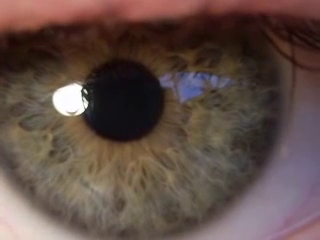
#> input picture frame 42 of 1.mp4, 320 x 240 px
$ python pupil_detector.py
#> lines starting #> are read from the running program, lines starting #| are printed output that depends on the picture; after the words box and inside, x2 and y2 are one past the last pixel; in counts of white or black regions, pixels touching at a corner belong together
#> further down, frame is the input picture: shape (240, 320, 3); mean B, G, R 69.8, 76.3, 95.4
# library files
import cv2 as cv
import numpy as np

class PupilDetector:
    def __init__(self) -> None:
        pass

    def detect(self, image_matrix, threshold_correction = 10):
        # the original image matrix in BGR color mode
#> called with threshold_correction = 10
        self.image_matrix = image_matrix

        # coverting the BGR image matrix to gray
        self.gray_matrix = cv.cvtColor(self.image_matrix, cv.COLOR_BGR2GRAY)
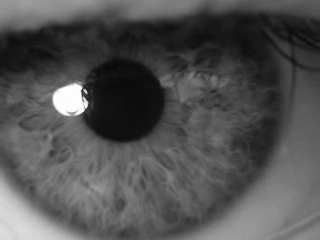
#> self.gray_matrix: shape (240, 320); min 8, max 255, mean 81.2
        self.threshold_correction = threshold_correction

        # threshold value for
        threshold = self.getMinThreshold()

        # thresholding the gray image
        thresh = self.thresholding(threshold = threshold)

        # finding the contours in the thresholded image
        contours = self.getContours(thresh)

        # the center cordinate and the radius of pupil enclosing minimum circle
        x, y, radius = self.findPupil(contours)
        return (x, y, radius), self.image_matrix

    def getMinThreshold(self):
        # the pupil is suppose to be the darkest region in the gray image
        # finding the darkest cell intensity and adding a threshold correction
        # for error in colour gradient within the pupil
        min_threshold = 255
        for i in range(len(self.gray_matrix)):
            for j in range(len(self.gray_matrix[0])):
                min_threshold = min(min_threshold, self.gray_matrix[i][j])
        return min_threshold + self.threshold_correction

    def thresholding(self, threshold = 127, maxValue = 255):
#> called with threshold = 18, maxValue = 255
        ret, thresh = cv.threshold(self.gray_matrix, threshold, maxValue, cv.THRESH_BINARY)
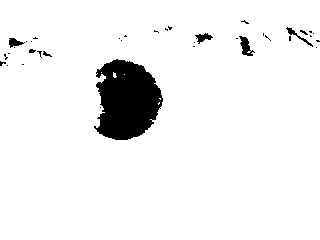
#> thresh: shape (240, 320); 93.9% white; 37 black regions (30 under 20 px)
#> ret = 18
        return thresh

    def getContours(self, thresh):
        contours, hierarchy = cv.findContours(thresh, cv.RETR_TREE, cv.CHAIN_APPROX_SIMPLE)
#> contours = 51 contours, 40 with area under 20; largest, box (x1, y1, x2, y2) and area: (0, 0, 320, 240) 76212, (93, 58, 164, 141) 4212, (238, 35, 255, 57) 182, (285, 26, 314, 48) 117, (194, 32, 214, 45) 116
        return contours

    def findPupil(self, contours):
        # Finding the max and the second max contour in terms of area
        # The second max is required as pupil is suppose to be the second max contour
        # The First max is the boundary of the image (openCV property)
        A1, A2 = cv.contourArea(contours[0]), cv.contourArea(contours[1])
#> A1 = 76212; A2 = 2
        max_area = None
        second_max = None
        if A1 >= A2:
            max_area = [A1, contours[0]]
#> max_area = 2 items, first 2: 76212, contour of 22 points, box (x1, y1, x2, y2) (0, 0, 320, 240), area 76212
            second_max = [A2, contours[1]]
#> second_max = [2, [[159, 108], [160, 107], [161, 108], [160, 109]]]
        else:
            max_area = [A2, contours[1]]
            second_max = [A1, contours[0]]

        for i in range(2, len(contours)):
            cnt = contours[i]
            area = cv.contourArea(cnt)
            if area >= max_area[0]:
                second_max = max_area
                max_area = [area, cnt]
            elif area >= second_max[0]:
                second_max = [area, cnt]
#> this loop made 49 passes
#> area on passes 4, 15, 16, 17, 32, 35, 41, 44, 47, 49: 4212, 33.5, 20.5, 29, 105, 182.5, 116.5, 26.5, 117, 20
#> after the loop, second_max = 2 items, first 2: 4212, contour of 188 points, box (x1, y1, x2, y2) (93, 58, 164, 141), area 4212

        # Approximating the pupil with a circle
        # finding it's center co-ordinate (x, y) and its radius
        (x, y), radius = cv.minEnclosingCircle(second_max[1])
#> x = 121.5; y = 99.14; radius = 41.51
        x, y, radius = int(x), int(y), int(radius)
#> x = 121; y = 99; radius = 41
        cv.circle(self.image_matrix, (x, y), radius,(255,153,153), 2)
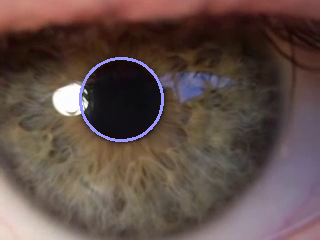
#> self.image_matrix: shape (240, 320, 3); 1.01% of pixels changed, all inside (x1, y1, x2, y2) = (79, 57, 164, 142)
        return x, y, radius

# # driver code
# image = cv.imread("IR.jpg")
# PD = PupilDetector()
# (x, y, r), pupil = PD.detect(image)
# print("x:{}, y:{}, r:{}".format(x, y, r))
# cv.imshow("final", pupil)
# cv.waitKey(0)

# video driver code
# pupil video credit: https://youtu.be/vAgGeLJ37iU
cap = cv.VideoCapture('1.mp4')
PD = PupilDetector()
status = True
radius = None
font = cv.FONT_HERSHEY_SIMPLEX
org = (180, 220)
fontScale = 1
thickness = 2
while cap.isOpened():
    ret, frame = cap.read()
    # check whether ther is any frame to read or not
    if ret:
        (x, y, r), pupil = PD.detect(frame)
#> in detect, `x, y, radius = self.findPupil(contours)`: x = 121; y = 99; radius = 41
#> x = 121; y = 99; r = 41
        if status:
            radius = r
#> radius = 41
            status = False
        if abs(r - radius) >= 10:
            cv.putText(pupil, 'No Pupil', org, font, fontScale, (255, 255, 255), thickness, cv.LINE_AA)
        else:
            cv.putText(pupil, 'Pupil', org, font, fontScale, (255, 255, 255), thickness, cv.LINE_AA)
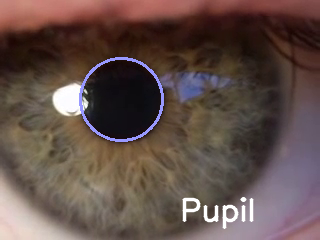
#> pupil: shape (240, 320, 3); 1.25% of pixels changed, all inside (x1, y1, x2, y2) = (182, 197, 254, 230)
        cv.imshow("Pupil detection", pupil)
    else:
        break
    if cv.waitKey(1) & 0xFF == ord('q'):
#> (key q is pressed here)
        break
cap.release()
cv.destroyAllWindows()

$ run again, starting later in the video
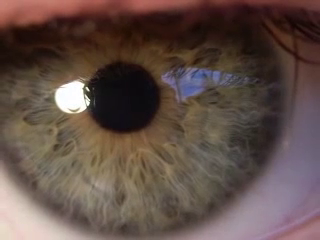
#> input picture frame 191 of 1.mp4, 320 x 240 px
#> frame is the input picture: shape (240, 320, 3); mean B, G, R 71.3, 78.2, 96.7
#> in thresholding, `ret, thresh = cv.threshold(self.gray_matrix, threshold, maxValue, cv.T..`:
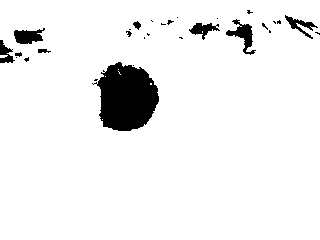
#> thresh: shape (240, 320); 93.7% white; 29 black regions (19 under 20 px)
#> ret = 19
#> in getContours, `contours, hierarchy = cv.findContours(thresh, cv.RETR_TREE, cv.CHAIN_A..`: contours = 42 contours, 28 with area under 20; largest, box (x1, y1, x2, y2) and area: (0, 0, 320, 240) 76015, (96, 61, 160, 132) 3330, (225, 18, 257, 56) 451, (13, 27, 46, 45) 374, (284, 14, 319, 40) 292
#> A1 = 11; A2 = 76015
#> max_area = 2 items, first 2: 76015, contour of 51 points, box (x1, y1, x2, y2) (0, 0, 320, 240), area 76015
#> the loop in findPupil, `for i in range(2, len(contours)):` made 40 passes
#> area on passes 7, 13, 15, 16, 21, 24, 26, 27: 3330.5, 21.5, 32, 53, 29.5, 374, 24, 271
#> after the loop in findPupil, `for i in range(2, len(contours)):`: second_max = 2 items, first 2: 3330.5, contour of 118 points, box (x1, y1, x2, y2) (96, 61, 160, 132), area 3330
#> in findPupil, `(x, y), radius = cv.minEnclosingCircle(second_max[1])`: x = 123; y = 96.85; radius = 36.2
#> in findPupil, `x, y, radius = int(x), int(y), int(radius)`: y = 96; radius = 36
#> self.image_matrix: shape (240, 320, 3); 0.87% of pixels changed, all inside (x1, y1, x2, y2) = (86, 59, 161, 134)
#> in detect, `x, y, radius = self.findPupil(contours)`: x = 123; y = 96; radius = 36
#> `(x, y, r), pupil = PD.detect(frame)`: x = 123; y = 96; r = 36
#> `cv.putText(pupil, 'Pupil', org, font, fontScale, (255, 255, 255), thic..`:
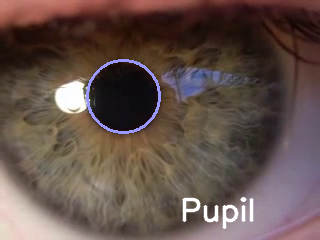
#> pupil: shape (240, 320, 3); mean B, G, R 74.5, 80.5, 98.7

$ run again, starting later in the video
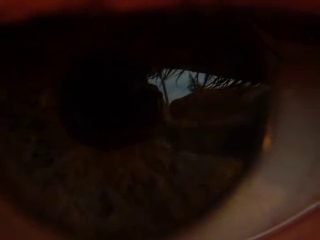
#> input picture frame 340 of 1.mp4, 320 x 240 px
#> frame is the input picture: shape (240, 320, 3); mean B, G, R 8.9, 13.4, 26.8
#> in thresholding, `ret, thresh = cv.threshold(self.gray_matrix, threshold, maxValue, cv.T..`:
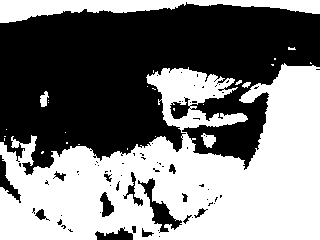
#> thresh: shape (240, 320); 49.5% white; 26 white regions (20 under 20 px)
#> ret = 10
#> in getContours, `contours, hierarchy = cv.findContours(thresh, cv.RETR_TREE, cv.CHAIN_A..`: contours = 129 contours, 109 with area under 20; largest, box (x1, y1, x2, y2) and area: (0, 63, 320, 240) 35146, (0, 0, 320, 23) 3139, (137, 177, 183, 233) 754, (169, 97, 191, 120) 292, (99, 191, 115, 218) 230
#> A1 = 3; A2 = 0
#> in findPupil, `second_max = [A2, contours[1]]`: second_max = [0, [[127, 148], [127, 149]]]
#> the loop in findPupil, `for i in range(2, len(contours)):` made 127 passes
#> area on passes 6, 14, 17, 21, 27, 29, 32, 35: 115.5, 72, 24, 35146, 69.5, 34.5, 25.5, 39
#> after the loop in findPupil, `for i in range(2, len(contours)):`: max_area = 2 items, first 2: 35146, contour of 869 points, box (x1, y1, x2, y2) (0, 63, 320, 240), area 35146; second_max = 2 items, first 2: 3139, contour of 142 points, box (x1, y1, x2, y2) (0, 0, 320, 23), area 3139
#> in findPupil, `(x, y), radius = cv.minEnclosingCircle(second_max[1])`: x = 159.5; y = 11; radius = 159.9
#> in findPupil, `x, y, radius = int(x), int(y), int(radius)`: x = 159
#> self.image_matrix: shape (240, 320, 3); 1.97% of pixels changed, all inside (x1, y1, x2, y2) = (0, 0, 320, 172)
#> in detect, `x, y, radius = self.findPupil(contours)`: y = 11; radius = 159
#> `(x, y, r), pupil = PD.detect(frame)`: y = 11; r = 159
#> `cv.putText(pupil, 'Pupil', org, font, fontScale, (255, 255, 255), thic..`:
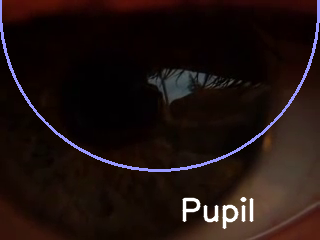
#> pupil: shape (240, 320, 3); mean B, G, R 15.9, 18.1, 31
